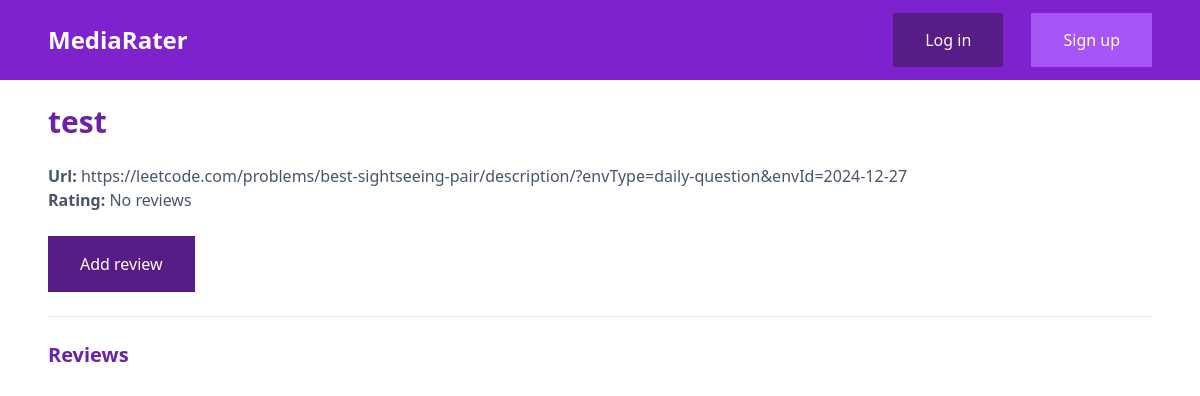
The app's page /links/1/, older data.
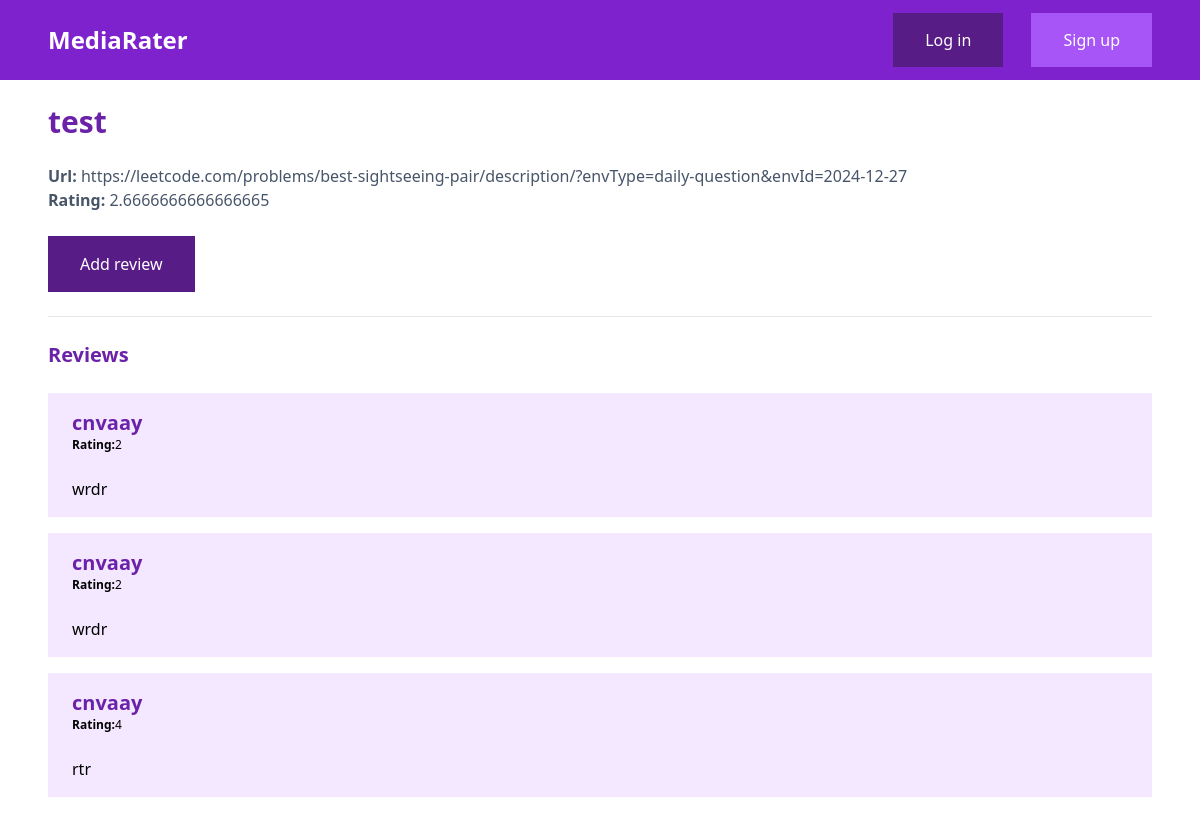
The same page, newer data.
### link/models.py (models this page shows, shortened)
class Link(models.Model):
    name = models.CharField(max_length=255)
    url = models.URLField(unique=True)
    def get_rating(self):
        if self.reviews.count():
            total_score = 0
            for review in self.reviews.all():
                total_score += review.rating
            return total_score / self.reviews.count()
        return 'No reviews'

class Review(models.Model):
    link = models.ForeignKey(Link, related_name='reviews', on_delete=models.CASCADE)
    user = models.ForeignKey(User, related_name='reviews', on_delete=models.CASCADE)
    rating = models.IntegerField(
        validators=[MinValueValidator(1),MaxValueValidator(5)]
    )
    content = models.TextField()
    created_at = models.DateTimeField(auto_now_add=True)

### link/views.py (the view)
# urls.py: path('<int:pk>/', detail, name='detail'),
def detail(request, pk):
    link= get_object_or_404(Link, pk=pk)
    return render(request, 'link/detail.html',{
        'link':link
    })

### link/templates/link/detail.html (shortened to what this page needs)
{% extends 'core/base.html' %}
{% block content %}
    <h1 class="mb-6 text-3xl text-purple-800 font-bold">{{link.name}}</h1>
    <p class="text-slate-600"><span class="font-bold">Url: </span>{{link.url}}</p>
    <p class="text-slate-600"><span class="font-bold">Rating: </span>{{link.get_rating}}</p>
    <a href="{% url 'link:add_review' link.pk %}" class="mt-6 py-4 px-8 inline-block bg-purple-900 text-white">Add review</a>
    <hr class="my-6">
    <h2 class="mb-6 text-xl font-bold text-purple-800">Reviews</h2>
    {% for review in link.reviews.all %}
        <div class="mb-4 py-4 px-6 bg-purple-100">
            <h3 class="text-xl font-bold text-purple-800">{{review.user.username}}</h3>
            <p class="text-xs"><span class="font-bold">Rating:</span>{{review.rating}}</p>
            <p class="mt-6">
                {{review.content}}
            </p>
        </div>
    {% endfor %}
{% endblock %}

### core/templates/core/base.html (shortened to what this page needs)
<!doctype html>
<html>
<head>
  <script src="https://cdn.tailwindcss.com"></script>
</head>
<body>
    <nav class="py-6 px-12 flex items-center justify-between bg-purple-700">
        <a href="{% url 'core:index' %}" class="text-2xl text-white font-bold">MediaRater</a>
        <div class="space-x-6">
            {% if request.user.is_authenticated %}
                <a href="{% url 'link:add_link' %}" class="py-4 px-8 bg-purple-900 text-white">Add link</a>
            {% else %}
                <a href="{% url 'user:login' %}" class="py-4 px-8 bg-purple-900 text-white">Log in</a>
                <a href="{% url 'user:signup' %}" class="py-4 px-8 bg-purple-500 text-white">Sign up</a>
            {% endif %}
        </div>
    </nav>
    <main class="py-6 px-12">
        {% block content %}
        {% endblock %}
    </main>
</body>
</html>

Row changes from the older to the newer data that the page shows:
computed for Link "test": get_rating "No reviews" → "2.6666666666666665"
added Review: user.username "cnvaay", rating "2", content "wrdr"
added Review: user.username "cnvaay", rating "2", content "wrdr"
added Review: user.username "cnvaay", rating "4", content "rtr"
